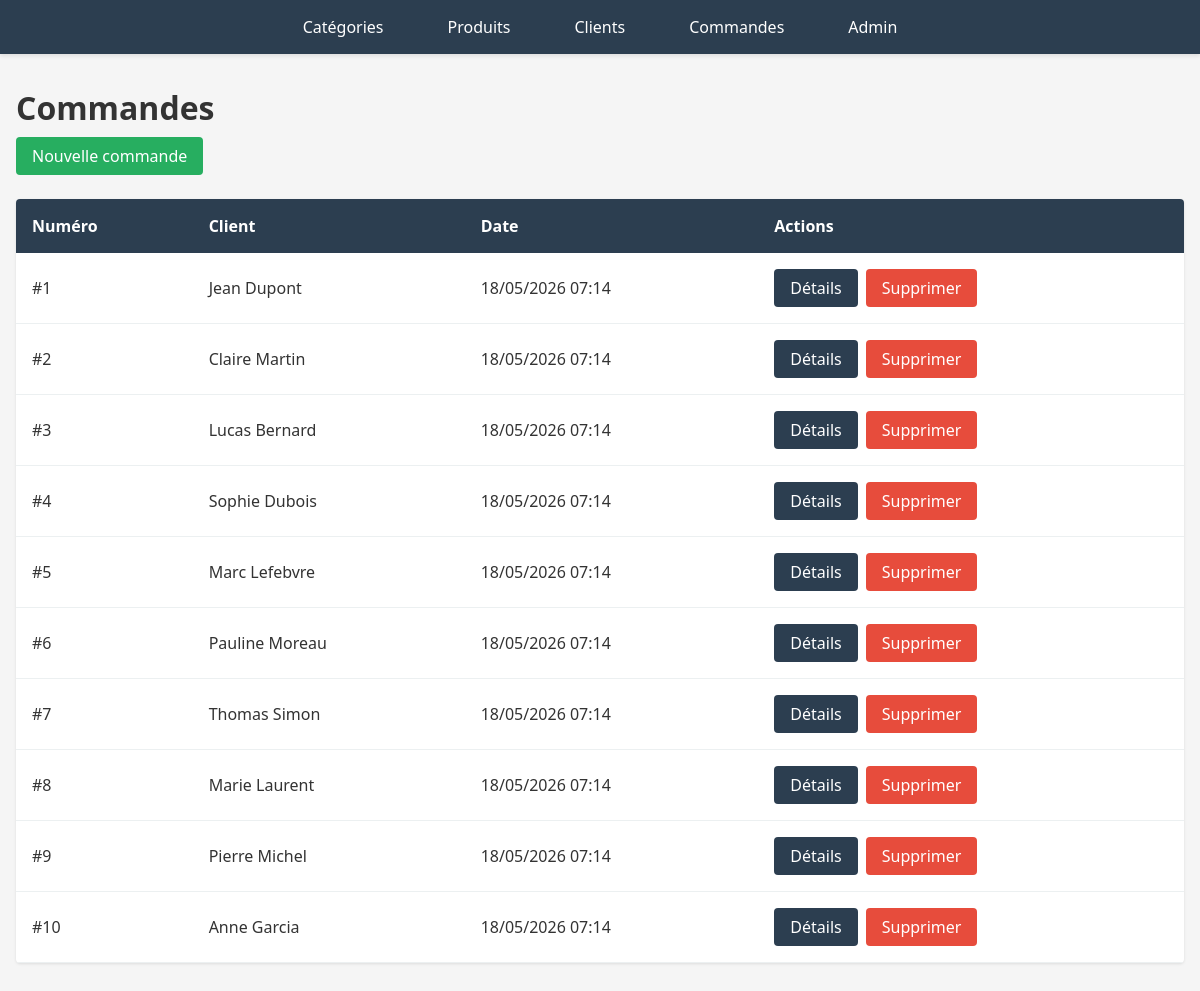
Screenshot of /drive/commandes/ with the database file from the repository.
### drive/models.py (models this page shows, shortened)
class Commande(models.Model):
    numero_commande = models.AutoField(primary_key=True)
    client = models.ForeignKey(Client, on_delete=models.CASCADE)
    date_commande = models.DateTimeField(auto_now_add=True)
    class Meta:
        db_table = 'commandes'

class Client(models.Model):
    numero_client = models.AutoField(primary_key=True)
    nom = models.CharField(max_length=100)
    prenom = models.CharField(max_length=100)
    date_inscription = models.DateField()
    adresse = models.TextField()
    class Meta:
        db_table = 'clients'

### drive/views.py (the view)
# urls.py: path('commandes/', views.commande_list, name='commande_list'),
def commande_list(request):
    return render(request, 'drive/commande/list.html', {'commandes': Commande.objects.select_related('client')})

### drive/templates/drive/commande/list.html (shortened to what this page needs)
{% extends 'drive/base.html' %}
{% block content %}
<div class="header">
    <h1>Commandes</h1>
    <a href="{% url 'commande_create' %}" class="btn btn-success">Nouvelle commande</a>
</div>
{% if commandes %}
<table class="table">
    <thead>
        <tr>
            <th>Numéro</th>
            <th>Client</th>
            <th>Date</th>
            <th>Actions</th>
        </tr>
    </thead>
    <tbody>
        {% for commande in commandes %}
        <tr>
            <td>#{{ commande.numero_commande }}</td>
            <td>{{ commande.client.prenom }} {{ commande.client.nom }}</td>
            <td>{{ commande.date_commande|date:"d/m/Y H:i" }}</td>
            <td>
                <div class="btn-group">
                    <a href="{% url 'commande_detail' commande.numero_commande %}" class="btn">Détails</a>
                    <a href="{% url 'commande_delete' commande.numero_commande %}" class="btn btn-danger">Supprimer</a>
                </div>
            </td>
        </tr>
        {% endfor %}
    </tbody>
</table>
{% else %}
<div class="empty">
    <p>Aucune commande trouvée.</p>
    <a href="{% url 'commande_create' %}" class="btn btn-success">Créer une commande</a>
</div>
{% endif %}
{% endblock %}

### drive/static/drive/style.css (style rules this page uses)
:root { --releve-principale: #2c3e50; --releve-fond-titre-ue: #34495e; --releve-fond-titre-res: #3498db; --releve-fond-titre-sae: #9b59b6; --releve-secondaire: #3498db; --releve-surlignage: #ecf0f1; --accent: #27ae60; --accent-contenu: white; --contenu: #333; --fond-clair: white; --gris-estompe: #bdc3c7; --gris: #95a5a6; --fond: #f5f5f5; --secondaire-contenu: white; }
* { margin: 0; padding: 0; box-sizing: border-box; }
body { font-family: "Segoe UI", Tahoma, Geneva, Verdana, sans-serif; background-color: var(--fond); color: var(--contenu); }
.header { margin-bottom: 1.5rem; }
.header h1 { font-size: 2rem; margin-bottom: 0.5rem; }
.btn { display: inline-block; padding: 0.5rem 1rem; background-color: var(--releve-principale); color: white; text-decoration: none; border-radius: 4px; border: none; cursor: pointer; transition: all 0.2s ease; }
.btn-danger { background-color: #e74c3c; }
.btn-success { background-color: var(--accent); }
.btn-group { display: flex; gap: 0.5rem; flex-wrap: wrap; }
.table { width: 100%; border-collapse: collapse; background-color: var(--fond-clair); box-shadow: 0 1px 3px rgba(0,0,0,0.1); margin-bottom: 2rem; border-radius: 4px; overflow: hidden; }
.table th { background-color: var(--releve-principale); color: white; padding: 1rem; text-align: left; font-weight: bold; }
.table td { padding: 1rem; border-bottom: 1px solid #ecf0f1; }

### rows the page displays
Commande: numero_commande "1", client.prenom "Jean", client.nom "Dupont", date_commande "18/05/2026 07:14"
Commande: numero_commande "2", client.prenom "Claire", client.nom "Martin", date_commande "18/05/2026 07:14"
Commande: numero_commande "3", client.prenom "Lucas", client.nom "Bernard", date_commande "18/05/2026 07:14"
Commande: numero_commande "4", client.prenom "Sophie", client.nom "Dubois", date_commande "18/05/2026 07:14"
Commande: numero_commande "5", client.prenom "Marc", client.nom "Lefebvre", date_commande "18/05/2026 07:14"
Commande: numero_commande "6", client.prenom "Pauline", client.nom "Moreau", date_commande "18/05/2026 07:14"
Commande: numero_commande "7", client.prenom "Thomas", client.nom "Simon", date_commande "18/05/2026 07:14"
Commande: numero_commande "8", client.prenom "Marie", client.nom "Laurent", date_commande "18/05/2026 07:14"
Commande: numero_commande "9", client.prenom "Pierre", client.nom "Michel", date_commande "18/05/2026 07:14"
Commande: numero_commande "10", client.prenom "Anne", client.nom "Garcia", date_commande "18/05/2026 07:14"
